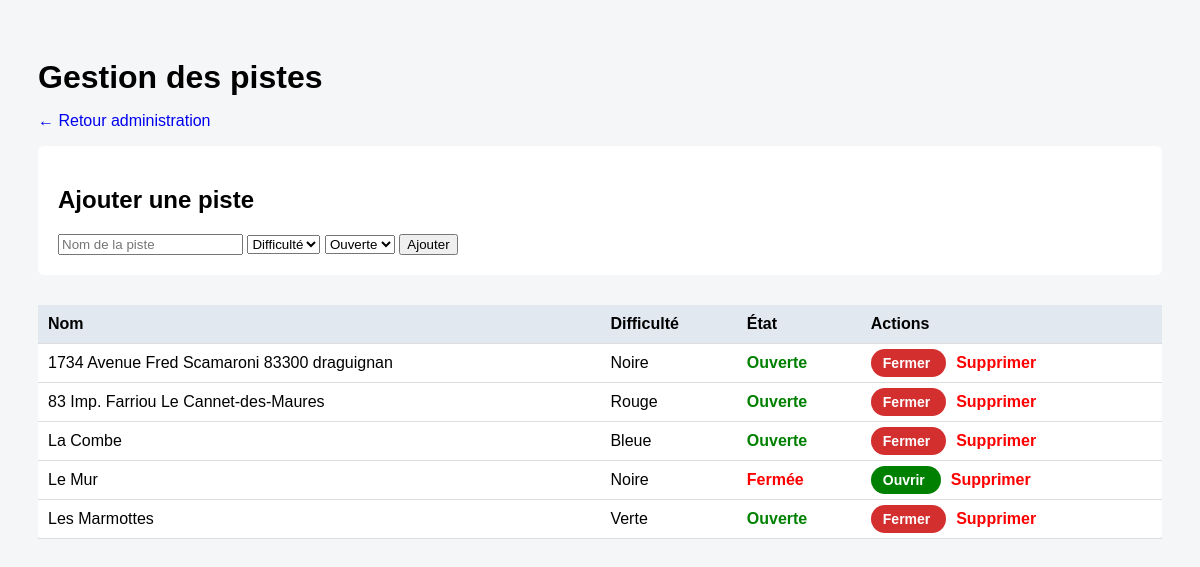
Page /V1.5/admin_pistes.php (signed in) on the committed database.
### tables this page shows
CREATE TABLE IF NOT EXISTS `pistes` (
  `id_piste` int(11) NOT NULL AUTO_INCREMENT,
  `nom` varchar(100) NOT NULL,
  `difficulte` enum('verte','bleue','rouge','noire') DEFAULT NULL,
  `etat` enum('ouvert','ferme') DEFAULT 'ouvert',
  PRIMARY KEY (`id_piste`)
);

### V1.5/admin_pistes.php (the view, shortened to what this page needs)
<?php
require 'config.php';
$pistes = $pdo->query("SELECT * FROM pistes ORDER BY nom")->fetchAll();
?>
<!DOCTYPE html>
<html lang="fr">
<head>
</head>
<body>
<h1>Gestion des pistes</h1>
<p><a href="admin.php">← Retour administration</a></p>
<form method="post">
    <h2>Ajouter une piste</h2>
    <input name="nom" placeholder="Nom de la piste" required>
    <select name="difficulte" required>
        <option value="">Difficulté</option>
    </select>
    <select name="etat">
        <option value="ouvert">Ouverte</option>
    </select>
    <button>Ajouter</button>
</form>
<table>
<tr>
    <th>Nom</th>
    <th>Difficulté</th>
    <th>État</th>
    <th>Actions</th>
</tr>
<?php foreach ($pistes as $piste): ?>
<tr>
    <td><?= htmlspecialchars($piste['nom']) ?></td>
    <td><?= ucfirst($piste['difficulte']) ?></td>
    <td>
        <?php if ($piste['etat'] === 'ouvert'): ?>
            <span class="status-ouvert">Ouverte</span>
        <?php else: ?>
            <span class="status-ferme">Fermée</span>
        <?php endif; ?>
    </td>
    <td class="actions">
        <a class="btn-toggle <?= $piste['etat']==='ouvert' ? 'btn-close' : 'btn-open' ?>"
           href="?toggle=<?= $piste['id_piste'] ?>">
           <?= $piste['etat']==='ouvert' ? 'Fermer' : 'Ouvrir' ?>
        </a>
        <a class="btn-delete"
           href="?delete=<?= $piste['id_piste'] ?>"
           onclick="return confirm('Supprimer cette piste ?')">
           Supprimer
        </a>
    </td>
</tr>
<?php endforeach; ?>
</table>
</body>
</html>

### V1.5/admin_pistes.php (style rules this page uses)
body { font-family: Arial, sans-serif; background: #f4f6f8; padding: 30px; }
h1 { margin-bottom: 5px; }
a { text-decoration: none; }
form, table { background: white; padding: 20px; margin-bottom: 30px; border-radius: 6px; }
table { width: 100%; border-collapse: collapse; }
th, td { padding: 10px; border-bottom: 1px solid #ddd; }
th { background: #e2e8f0; text-align: left; }
.status-ouvert { color: green; font-weight: bold; }
.status-ferme { color: red; font-weight: bold; }
.actions a { margin-right: 10px; font-weight: bold; }
.btn-toggle { padding: 6px 12px; border-radius: 20px; color: white; font-size: 14px; }
.btn-open { background: green; }
.btn-close { background: #d32f2f; }
.btn-delete { color: red; }

### rows in the picture
pistes: nom "1734 Avenue Fred Scamaroni 83300 draguignan", difficulte "Noire", etat "Ouverte"
pistes: nom "83 Imp. Farriou Le Cannet-des-Maures", difficulte "Rouge", etat "Ouverte"
pistes: nom "La Combe", difficulte "Bleue", etat "Ouverte"
pistes: nom "Le Mur", difficulte "Noire", etat "Fermée"
pistes: nom "Les Marmottes", difficulte "Verte", etat "Ouverte"
